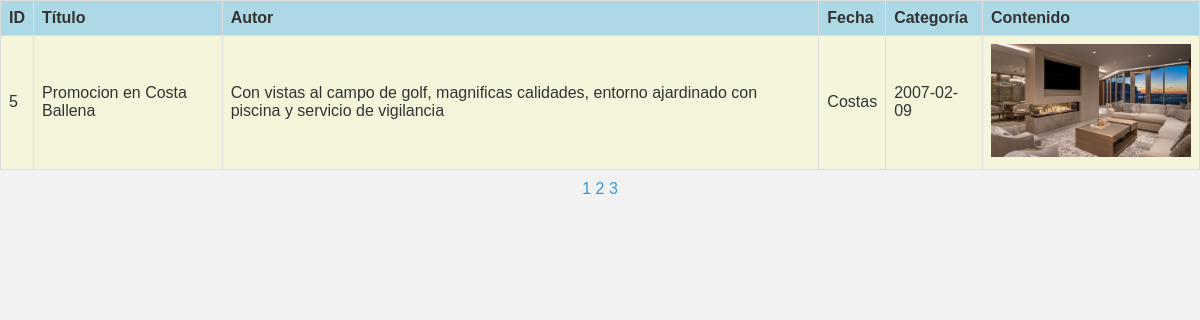
The app's page /consulta_noticias2.php?pagina=3 with its own data.
### tables this page shows
create table noticias(
    ID int(5) auto_increment not null primary key,
    Titulo varchar(100) not null default '',
    Texto text not null,
    Categoria varchar(50) default 'Promociones',
    Fecha date not null default '2003-11-07',
    Imagen varchar(100) default null,
    constraint fk_cat foreign key (Categoria) references categorias(nombre)
);

### consulta_noticias2.php (the view, shortened to what this page needs)
<?php
include("conectar.php");
$noticiasPorPagina = 2;
$paginaActual = isset($_GET['pagina']) ? $_GET['pagina'] : 1;
$limite = ($paginaActual - 1) * $noticiasPorPagina;
$consulta = "SELECT * FROM noticias LIMIT $limite, $noticiasPorPagina";
if ($resultado = mysqli_query($conexion, $consulta)) {
    echo "<table border='1'>";
    echo "<tr><th>ID</th><th>Título</th><th>Autor</th><th>Fecha</th><th>Categoría</th><th>Contenido</th></tr>";
    while ($fila = mysqli_fetch_row($resultado)) {
        echo "<tr>";
        echo "<td>$fila[0]</td>";
        echo "<td>$fila[1]</td>";
        echo "<td>$fila[2]</td>";
        echo "<td>$fila[3]</td>";
        echo "<td>$fila[4]</td>";
        echo "<td><img src='$fila[5]'></td>";
        echo "</tr>";
    }
    echo "</table>";
    $totalNoticias = mysqli_num_rows(mysqli_query($conexion, "SELECT * FROM noticias"));
    $totalPaginas = ceil($totalNoticias / $noticiasPorPagina);
    echo "<div>";
    for ($i = 1; $i <= $totalPaginas; $i++) {
        echo "<a href='consulta_noticias2.php?pagina=$i'>$i</a> ";
    }
    echo "</div>";
}
?>

### records on screen
noticias: ID "5", Titulo "Promocion en Costa Ballena", Texto "Con vistas al campo de golf, magnificas calidades, entorno ajardinado con piscina y servicio de vigilancia", Categoria "Costas", Fecha "2007-02-09", Imagen (picture)
